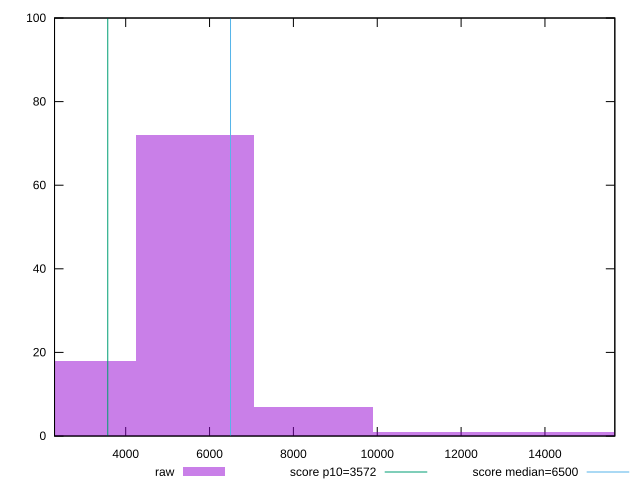

This figure's gnuplot source:
reset

$raw <<EOF
5657.544795947945 72
2828.7723979739726 18
11315.08959189589 1
8486.317193921917 7
14143.861989869863 1
16972.634387843835 1
EOF

set key outside below
set boxwidth 2828.7723979739726
set xrange [2302.6250000000005:15666.501]
set yrange [0:100]
set trange [0:100]
set style fill transparent solid 0.5 noborder

set parametric
set terminal svg size 640, 490 enhanced background rgb 'white'
set output "reprap/first-cpu-idle/samples/pages+cached+noexternal+nomedia+nocss+nojs/raw/histogram.svg"

plot $raw title "raw" with boxes, \
     3572,t title "score p10=3572", \
     6500,t title "score median=6500"

reset
